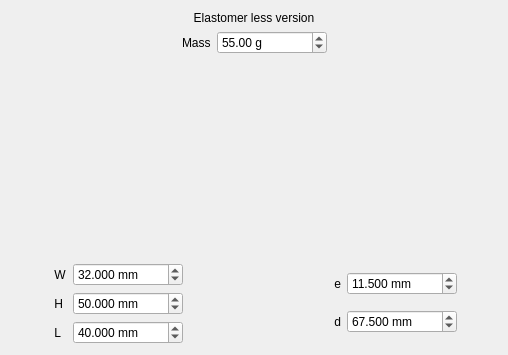
<?xml version="1.0" encoding="UTF-8"?>
<ui version="4.0">
 <class>modelo1</class>
 <widget class="QWidget" name="modelo1">
  <property name="geometry">
   <rect>
    <x>0</x>
    <y>0</y>
    <width>508</width>
    <height>355</height>
   </rect>
  </property>
  <property name="minimumSize">
   <size>
    <width>508</width>
    <height>355</height>
   </size>
  </property>
  <property name="maximumSize">
   <size>
    <width>508</width>
    <height>355</height>
   </size>
  </property>
  <property name="windowTitle">
   <string>Form</string>
  </property>
  <property name="autoFillBackground">
   <bool>true</bool>
  </property>
  <layout class="QVBoxLayout" name="verticalLayout_4">
   <item>
    <layout class="QVBoxLayout" name="verticalLayout_3">
     <item>
      <widget class="QLabel" name="label">
       <property name="text">
        <string>&lt;html&gt;&lt;head/&gt;&lt;body&gt;&lt;p align=&quot;center&quot;&gt;Elastomer less version&lt;/p&gt;&lt;/body&gt;&lt;/html&gt;</string>
       </property>
      </widget>
     </item>
     <item>
      <layout class="QHBoxLayout" name="horizontalLayout_12">
       <item>
        <layout class="QHBoxLayout" name="horizontalLayout_9">
         <item>
          <spacer name="horizontalSpacer_3">
           <property name="orientation">
            <enum>Qt::Horizontal</enum>
           </property>
           <property name="sizeHint" stdset="0">
            <size>
             <width>40</width>
             <height>20</height>
            </size>
           </property>
          </spacer>
         </item>
         <item>
          <widget class="QLabel" name="Masa_Label">
           <property name="maximumSize">
            <size>
             <width>100</width>
             <height>16777215</height>
            </size>
           </property>
           <property name="text">
            <string>Mass</string>
           </property>
          </widget>
         </item>
         <item>
          <widget class="QDoubleSpinBox" name="Masa_Value">
           <property name="minimumSize">
            <size>
             <width>110</width>
             <height>0</height>
            </size>
           </property>
           <property name="maximumSize">
            <size>
             <width>110</width>
             <height>16777215</height>
            </size>
           </property>
           <property name="suffix">
            <string> g</string>
           </property>
           <property name="value">
            <double>55.000000000000000</double>
           </property>
          </widget>
         </item>
         <item>
          <spacer name="horizontalSpacer_2">
           <property name="orientation">
            <enum>Qt::Horizontal</enum>
           </property>
           <property name="sizeHint" stdset="0">
            <size>
             <width>40</width>
             <height>20</height>
            </size>
           </property>
          </spacer>
         </item>
        </layout>
       </item>
      </layout>
     </item>
     <item>
      <spacer name="verticalSpacer">
       <property name="orientation">
        <enum>Qt::Vertical</enum>
       </property>
       <property name="sizeHint" stdset="0">
        <size>
         <width>20</width>
         <height>40</height>
        </size>
       </property>
      </spacer>
     </item>
     <item>
      <layout class="QHBoxLayout" name="horizontalLayout_10">
       <item>
        <spacer name="horizontalSpacer">
         <property name="orientation">
          <enum>Qt::Horizontal</enum>
         </property>
         <property name="sizeHint" stdset="0">
          <size>
           <width>40</width>
           <height>20</height>
          </size>
         </property>
        </spacer>
       </item>
       <item>
        <widget class="QLabel" name="label_2">
         <property name="minimumSize">
          <size>
           <width>281</width>
           <height>140</height>
          </size>
         </property>
         <property name="maximumSize">
          <size>
           <width>281</width>
           <height>140</height>
          </size>
         </property>
         <property name="text">
          <string/>
         </property>
         <property name="pixmap">
          <pixmap resource="../../MelosimulaRF.qrc">:/images/Resources/modelo1Dimensiones.png</pixmap>
         </property>
         <property name="scaledContents">
          <bool>true</bool>
         </property>
        </widget>
       </item>
       <item>
        <spacer name="horizontalSpacer_4">
         <property name="orientation">
          <enum>Qt::Horizontal</enum>
         </property>
         <property name="sizeHint" stdset="0">
          <size>
           <width>40</width>
           <height>20</height>
          </size>
         </property>
        </spacer>
       </item>
      </layout>
     </item>
     <item>
      <spacer name="verticalSpacer_2">
       <property name="orientation">
        <enum>Qt::Vertical</enum>
       </property>
       <property name="sizeHint" stdset="0">
        <size>
         <width>20</width>
         <height>40</height>
        </size>
       </property>
      </spacer>
     </item>
     <item>
      <layout class="QHBoxLayout" name="horizontalLayout_8">
       <item>
        <layout class="QHBoxLayout" name="horizontalLayout_4">
         <item>
          <spacer name="horizontalSpacer_6">
           <property name="orientation">
            <enum>Qt::Horizontal</enum>
           </property>
           <property name="sizeHint" stdset="0">
            <size>
             <width>40</width>
             <height>20</height>
            </size>
           </property>
          </spacer>
         </item>
         <item>
          <layout class="QVBoxLayout" name="verticalLayout">
           <item>
            <layout class="QHBoxLayout" name="horizontalLayout">
             <item>
              <widget class="QLabel" name="W_Label">
               <property name="text">
                <string> W</string>
               </property>
              </widget>
             </item>
             <item>
              <widget class="QDoubleSpinBox" name="W_Value">
               <property name="minimumSize">
                <size>
                 <width>110</width>
                 <height>0</height>
                </size>
               </property>
               <property name="suffix">
                <string> mm</string>
               </property>
               <property name="decimals">
                <number>3</number>
               </property>
               <property name="maximum">
                <double>9999.000000000000000</double>
               </property>
               <property name="singleStep">
                <double>0.010000000000000</double>
               </property>
               <property name="value">
                <double>32.000000000000000</double>
               </property>
              </widget>
             </item>
            </layout>
           </item>
           <item>
            <layout class="QHBoxLayout" name="horizontalLayout_2">
             <item>
              <widget class="QLabel" name="H_Label">
               <property name="text">
                <string> H</string>
               </property>
              </widget>
             </item>
             <item>
              <widget class="QDoubleSpinBox" name="H_Value">
               <property name="minimumSize">
                <size>
                 <width>110</width>
                 <height>0</height>
                </size>
               </property>
               <property name="suffix">
                <string> mm</string>
               </property>
               <property name="decimals">
                <number>3</number>
               </property>
               <property name="maximum">
                <double>9999.000000000000000</double>
               </property>
               <property name="singleStep">
                <double>0.010000000000000</double>
               </property>
               <property name="value">
                <double>50.000000000000000</double>
               </property>
              </widget>
             </item>
            </layout>
           </item>
           <item>
            <layout class="QHBoxLayout" name="horizontalLayout_3">
             <item>
              <widget class="QLabel" name="L_Label">
               <property name="text">
                <string> L</string>
               </property>
              </widget>
             </item>
             <item>
              <widget class="QDoubleSpinBox" name="L_Value">
               <property name="minimumSize">
                <size>
                 <width>110</width>
                 <height>0</height>
                </size>
               </property>
               <property name="suffix">
                <string> mm</string>
               </property>
               <property name="decimals">
                <number>3</number>
               </property>
               <property name="maximum">
                <double>9999.000000000000000</double>
               </property>
               <property name="singleStep">
                <double>0.010000000000000</double>
               </property>
               <property name="value">
                <double>40.000000000000000</double>
               </property>
              </widget>
             </item>
            </layout>
           </item>
          </layout>
         </item>
        </layout>
       </item>
       <item>
        <spacer name="horizontalSpacer_5">
         <property name="orientation">
          <enum>Qt::Horizontal</enum>
         </property>
         <property name="sizeHint" stdset="0">
          <size>
           <width>40</width>
           <height>20</height>
          </size>
         </property>
        </spacer>
       </item>
       <item>
        <layout class="QHBoxLayout" name="horizontalLayout_7">
         <item>
          <layout class="QVBoxLayout" name="verticalLayout_2">
           <item>
            <layout class="QHBoxLayout" name="horizontalLayout_5">
             <item>
              <widget class="QLabel" name="E_Label">
               <property name="text">
                <string> e</string>
               </property>
              </widget>
             </item>
             <item>
              <widget class="QDoubleSpinBox" name="E_Value">
               <property name="minimumSize">
                <size>
                 <width>110</width>
                 <height>0</height>
                </size>
               </property>
               <property name="suffix">
                <string> mm</string>
               </property>
               <property name="decimals">
                <number>3</number>
               </property>
               <property name="maximum">
                <double>9999.000000000000000</double>
               </property>
               <property name="singleStep">
                <double>0.010000000000000</double>
               </property>
               <property name="value">
                <double>11.500000000000000</double>
               </property>
              </widget>
             </item>
            </layout>
           </item>
           <item>
            <layout class="QHBoxLayout" name="horizontalLayout_6">
             <item>
              <widget class="QLabel" name="D_Label">
               <property name="text">
                <string> d</string>
               </property>
              </widget>
             </item>
             <item>
              <widget class="QDoubleSpinBox" name="D_Value">
               <property name="minimumSize">
                <size>
                 <width>110</width>
                 <height>0</height>
                </size>
               </property>
               <property name="suffix">
                <string> mm</string>
               </property>
               <property name="decimals">
                <number>3</number>
               </property>
               <property name="maximum">
                <double>9999.000000000000000</double>
               </property>
               <property name="singleStep">
                <double>0.010000000000000</double>
               </property>
               <property name="value">
                <double>67.500000000000000</double>
               </property>
              </widget>
             </item>
            </layout>
           </item>
          </layout>
         </item>
         <item>
          <spacer name="horizontalSpacer_7">
           <property name="orientation">
            <enum>Qt::Horizontal</enum>
           </property>
           <property name="sizeHint" stdset="0">
            <size>
             <width>40</width>
             <height>20</height>
            </size>
           </property>
          </spacer>
         </item>
        </layout>
       </item>
      </layout>
     </item>
    </layout>
   </item>
  </layout>
 </widget>
 <resources>
  <include location="../../MelosimulaRF.qrc"/>
 </resources>
 <connections/>
</ui>
